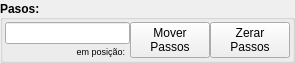
        <widget class="QGroupBox" name="gbPassos">
         <property name="font">
          <font>
           <weight>75</weight>
           <bold>true</bold>
          </font>
         </property>
         <property name="title">
          <string>Pasos:</string>
         </property>
         <property name="alignment">
          <set>Qt::AlignLeading|Qt::AlignLeft|Qt::AlignVCenter</set>
         </property>
         <layout class="QVBoxLayout" name="verticalLayout_5">
          <property name="spacing">
           <number>0</number>
          </property>
          <property name="sizeConstraint">
           <enum>QLayout::SetMaximumSize</enum>
          </property>
          <property name="leftMargin">
           <number>2</number>
          </property>
          <property name="topMargin">
           <number>2</number>
          </property>
          <property name="rightMargin">
           <number>2</number>
          </property>
          <property name="bottomMargin">
           <number>2</number>
          </property>
          <item>
           <layout class="QHBoxLayout" name="horizontalLayout_6">
            <property name="spacing">
             <number>0</number>
            </property>
            <item>
             <layout class="QVBoxLayout" name="verticalLayout">
              <property name="spacing">
               <number>0</number>
              </property>
              <item>
               <widget class="QLineEdit" name="lePosPassos">
                <property name="minimumSize">
                 <size>
                  <width>100</width>
                  <height>0</height>
                 </size>
                </property>
                <property name="font">
                 <font>
                  <weight>75</weight>
                  <bold>true</bold>
                 </font>
                </property>
                <property name="text">
                 <string notr="true"/>
                </property>
                <property name="alignment">
                 <set>Qt::AlignRight|Qt::AlignTrailing|Qt::AlignVCenter</set>
                </property>
               </widget>
              </item>
              <item>
               <layout class="QHBoxLayout" name="horizontalLayout_3">
                <property name="spacing">
                 <number>0</number>
                </property>
                <item>
                 <spacer name="horizontalSpacer_10">
                  <property name="orientation">
                   <enum>Qt::Horizontal</enum>
                  </property>
                  <property name="sizeHint" stdset="0">
                   <size>
                    <width>40</width>
                    <height>10</height>
                   </size>
                  </property>
                 </spacer>
                </item>
                <item>
                 <widget class="QLabel" name="label_5">
                  <property name="font">
                   <font>
                    <pointsize>7</pointsize>
                    <weight>50</weight>
                    <bold>false</bold>
                   </font>
                  </property>
                  <property name="text">
                   <string>em posição:</string>
                  </property>
                  <property name="alignment">
                   <set>Qt::AlignRight|Qt::AlignTrailing|Qt::AlignVCenter</set>
                  </property>
                 </widget>
                </item>
                <item>
                 <widget class="QLabel" name="lbPassosEmPosicao">
                  <property name="font">
                   <font>
                    <pointsize>7</pointsize>
                   </font>
                  </property>
                  <property name="text">
                   <string/>
                  </property>
                  <property name="pixmap">
                   <pixmap resource="QtSerialTest.qrc">:/icones/1</pixmap>
                  </property>
                  <property name="alignment">
                   <set>Qt::AlignRight|Qt::AlignTrailing|Qt::AlignVCenter</set>
                  </property>
                 </widget>
                </item>
               </layout>
              </item>
             </layout>
            </item>
            <item>
             <widget class="QPushButton" name="pbMoverPassos">
              <property name="minimumSize">
               <size>
                <width>80</width>
                <height>20</height>
               </size>
              </property>
              <property name="maximumSize">
               <size>
                <width>80</width>
                <height>16777215</height>
               </size>
              </property>
              <property name="font">
               <font>
                <weight>50</weight>
                <bold>false</bold>
               </font>
              </property>
              <property name="text">
               <string>Mover
Passos</string>
              </property>
             </widget>
            </item>
            <item>
             <widget class="QPushButton" name="pbZeraPassos">
              <property name="minimumSize">
               <size>
                <width>80</width>
                <height>20</height>
               </size>
              </property>
              <property name="maximumSize">
               <size>
                <width>80</width>
                <height>16777215</height>
               </size>
              </property>
              <property name="font">
               <font>
                <weight>50</weight>
                <bold>false</bold>
               </font>
              </property>
              <property name="text">
               <string>Zerar
Passos</string>
              </property>
             </widget>
            </item>
           </layout>
          </item>
         </layout>
        </widget>
